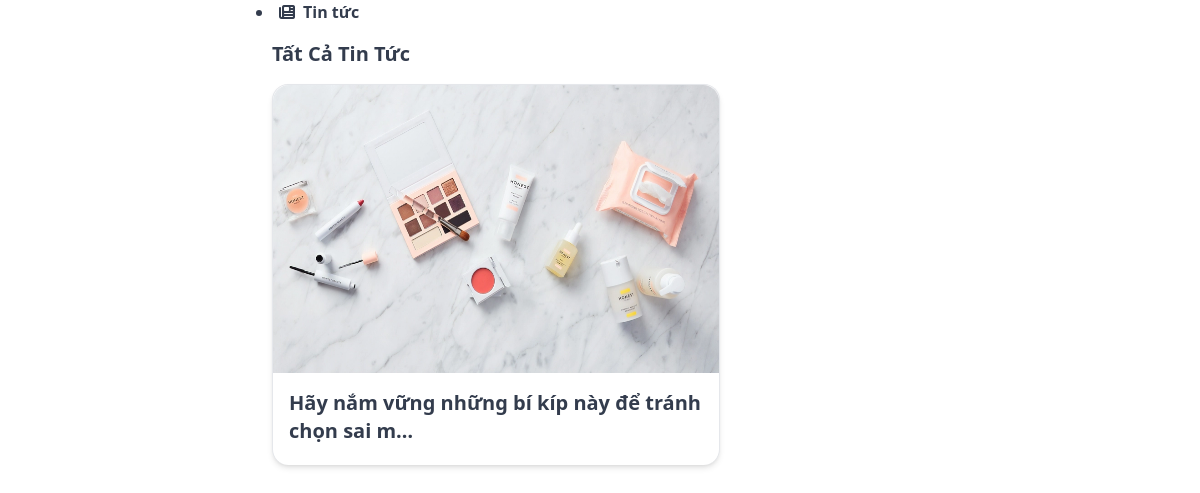
Screenshot of /blogs with the database file from the repository.
### core/models.py (models this page shows, shortened)
class Blog(models.Model):
    title = models.CharField(max_length=200, verbose_name="Tiêu đề")
    tags = models.ManyToManyField(Tag, blank=True)
    thumbnail = models.ImageField(
        upload_to="images/blogs/",
        default="default/noimage.jpg",
    )
    content = CKEditor5Field("Nội dung", config_name="default")
    created_at = models.DateTimeField(auto_now_add=True)
    updated_at = models.DateTimeField(auto_now=True)
    class Meta:
        ordering = ["-created_at"]
        verbose_name_plural = "Tin Tức"
        verbose_name = "Tin Tức"

### core/views.py (the view)
# urls.py: path("blogs", views.blogs, name="blogs"),
def blogs(request):
    paginator = get_paginator(request, Blog.objects.all(), 6)
    context = {
        "paginator": paginator,
    }
    return render(request, "core/blogs.html", context)

### core/templatetags/constant_filters.py (called while the page is built)
@register.simple_tag
def get_metadata():
    return METADATA

### core/utils.py (called while the page is built)
def get_paginator(request, queryset, item_per_page=ITEM_PER_PAGE):
    if queryset.count() < item_per_page:
        return queryset
    p = Paginator(queryset, item_per_page)
    page = request.GET.get("page")
    return p.get_page(page)

### templates/core/blogs.html (shortened to what this page needs)
{% extends 'base.html' %}
{% block breadcrumbs %}
  <li>
    <span class="inline-flex items-center gap-2 font-bold">
      <span class="flex items-center justify-center size-4"><i class="fa-solid fa-newspaper"></i></span>
      Tin tức
    </span>
  </li>
{% endblock %}
{% block content %}
  <h4 class="mb-4 text-xl font-bold">Tất Cả Tin Tức</h4>
  <section id="blogs">
    {% if paginator %}
      {% include 'core/blogs_grid.html' with queryset=paginator %}
    {% endif %}
  </section>
{% endblock %}

### templates/core/blog_card.html (shortened to what this page needs)
{% load util_filters %}
<div class="relative transition-all duration-500 border border-b-0 shadow-md cursor-pointer card bg-base-100 card-compact hover:scale-105
">
  <figure>
    <a href="{% url 'blog_detail' blog.id %}">
      <img src="{{ blog.thumbnail.url }}" alt="thumbnail" class="h-72" />
    </a>
  </figure>
  <div class="card-body">
    <h2 class="card-title">{{ blog.title|truncatechars:50 }}</h2>
  </div>
</div>

### rows the page displays
Blog: thumbnail (picture), title "Hãy nắm vững những bí kíp này để tránh chọn sai m…"
